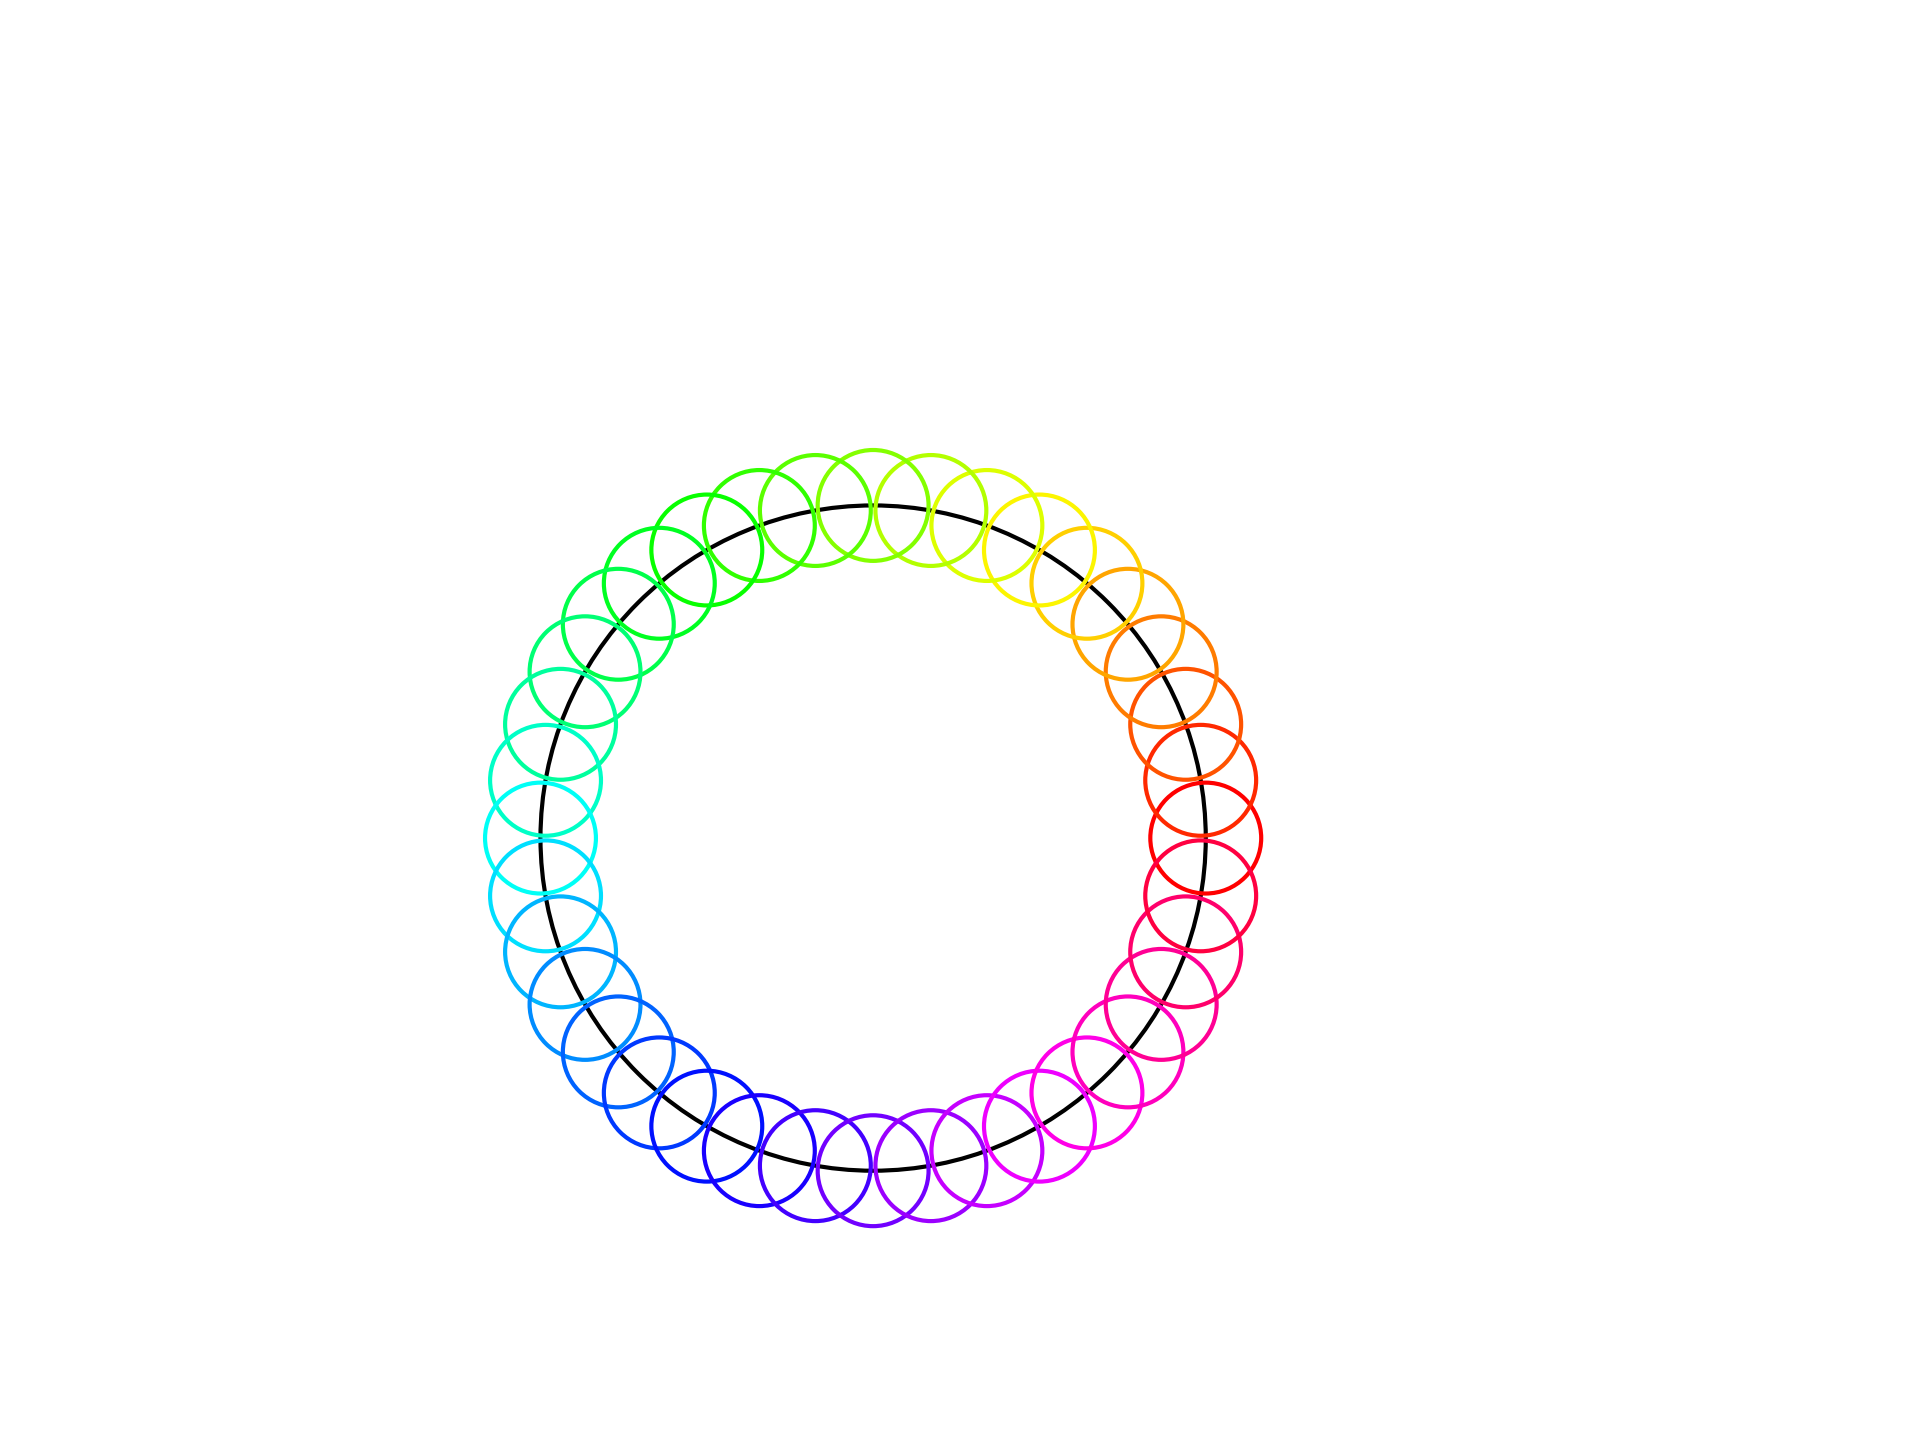

Write Python code to recreate this figure.
import matplotlib.pyplot as plt
import numpy as np
import geometry as geo

fig, ax = geo.init()
ax.set(xlim=(0,100), ylim=(0,100))

from matplotlib import colormaps
for e in list(colormaps):
    print(e)
cmap=plt.get_cmap("hsv")



Q = geo.Point(40,40)
R = 30

circle = plt.Circle(
    (Q.x,Q.y),R,fc='none',ec='k')
ax.add_patch(circle)

N = 36
for i in range(N):
    theta = i*10
    color = cmap(i/N)
    
    P = geo.get_point_at_angle_on_circle(
        theta,[Q,R])
    cl = plt.Circle(
        (P.x,P.y),5,fc='none',ec=color)
    ax.add_patch(cl)

geo.savefig(plt)

'''
> p3 circ_cmap.py
magma
inferno
plasma
viridis
cividis
twilight
twilight_shifted
turbo
berlin
managua
vanimo
Blues
BrBG
BuGn
BuPu
CMRmap
GnBu
Greens
Greys
OrRd
Oranges
PRGn
PiYG
PuBu
PuBuGn
PuOr
PuRd
Purples
RdBu
RdGy
RdPu
RdYlBu
RdYlGn
Reds
Spectral
Wistia
YlGn
YlGnBu
YlOrBr
YlOrRd
afmhot
autumn
binary
bone
brg
bwr
cool
coolwarm
copper
cubehelix
flag
gist_earth
gist_gray
gist_heat
gist_ncar
gist_rainbow
gist_stern
gist_yarg
gnuplot
gnuplot2
gray
hot
hsv
jet
nipy_spectral
ocean
pink
prism
rainbow
seismic
spring
summer
terrain
winter
Accent
Dark2
Paired
Pastel1
Pastel2
Set1
Set2
Set3
tab10
tab20
tab20b
tab20c
grey
gist_grey
gist_yerg
Grays
magma_r
inferno_r
plasma_r
viridis_r
cividis_r
twilight_r
twilight_shifted_r
turbo_r
berlin_r
managua_r
vanimo_r
Blues_r
BrBG_r
BuGn_r
BuPu_r
CMRmap_r
GnBu_r
Greens_r
Greys_r
OrRd_r
Oranges_r
PRGn_r
PiYG_r
PuBu_r
PuBuGn_r
PuOr_r
PuRd_r
Purples_r
RdBu_r
RdGy_r
RdPu_r
RdYlBu_r
RdYlGn_r
Reds_r
Spectral_r
Wistia_r
YlGn_r
YlGnBu_r
YlOrBr_r
YlOrRd_r
afmhot_r
autumn_r
binary_r
bone_r
brg_r
bwr_r
cool_r
coolwarm_r
copper_r
cubehelix_r
flag_r
gist_earth_r
gist_gray_r
gist_heat_r
gist_ncar_r
gist_rainbow_r
gist_stern_r
gist_yarg_r
gnuplot_r
gnuplot2_r
gray_r
hot_r
hsv_r
jet_r
nipy_spectral_r
ocean_r
pink_r
prism_r
rainbow_r
seismic_r
spring_r
summer_r
terrain_r
winter_r
Accent_r
Dark2_r
Paired_r
Pastel1_r
Pastel2_r
Set1_r
Set2_r
Set3_r
tab10_r
tab20_r
tab20b_r
tab20c_r
grey_r
gist_grey_r
gist_yerg_r
Grays_r
'''



